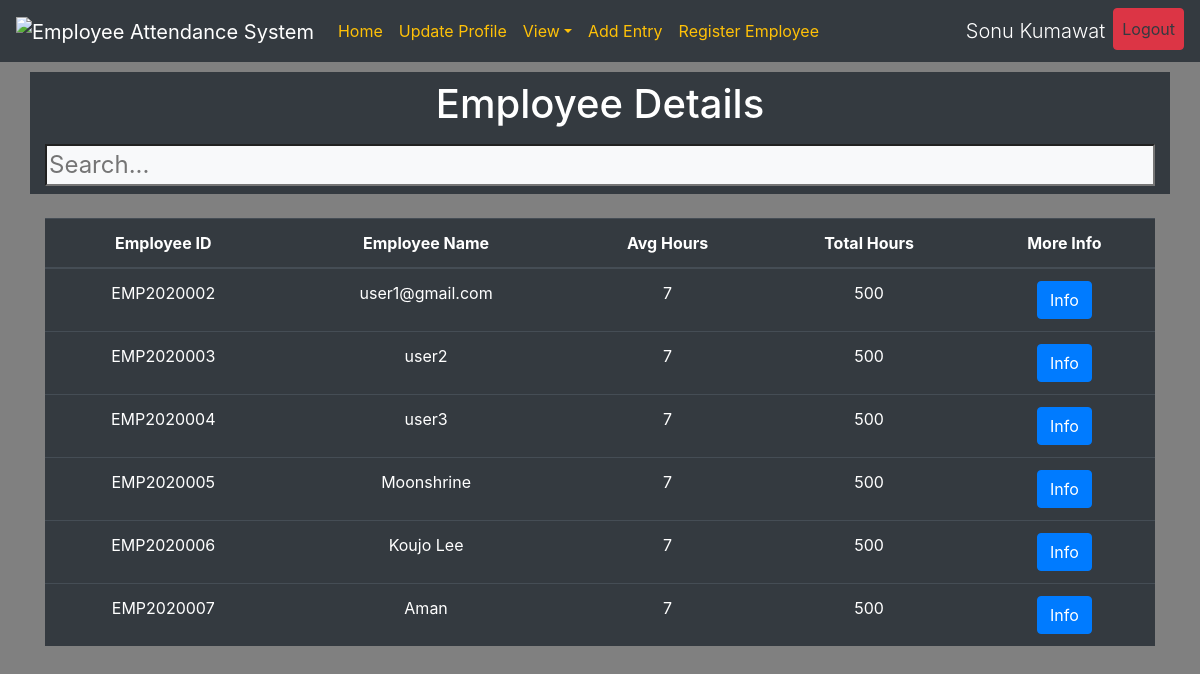
The app's page /adminhome/ (signed in) with its own data.
### MyWebsite/models.py (models this page shows, shortened)
class EmployeeUser(AbstractBaseUser):
	email = models.EmailField(name="email", max_length=60,unique=True)
	employeeid = models.CharField(max_length=30, unique=True)
	password = models.CharField(max_length=150)
	ename = models.CharField(max_length=30, null=False)
	age = models.PositiveIntegerField(null=True)
	mobileno = models.CharField(max_length=10)
	entry = models.TextField(null=True)
	date_joined = models.DateTimeField(name='date joined', auto_now_add=True)
	last_login = models.DateTimeField(name='last login', auto_now=True)
	is_admin = models.BooleanField(default=False)
	is_active = models.BooleanField(default=True)
	is_staff = models.BooleanField(default=False)
	is_superuser = models.BooleanField(default=False)
	USERNAME_FIELD = 'email'
	REQUIRED_FIELDS = ['employeeid']
	objects = MyEmployeeManager()
	def get_absolute_url(self):
		return f"/employee/{self.id}"

### MyWebsite/views.py (the view)
# urls.py: path('adminhome/',admin_home_view, name="adminhome"),
@login_required(login_url='home')
def admin_home_view(request, *args, **kwargs):
	emps = EmployeeUser.objects.all().exclude(is_superuser=True)
	context = {'employees':emps}
	return render(request, "admin_home.html", context)

### Templates/admin_home.html (shortened to what this page needs)
{% extends 'base.html' %}
{% block content %}
<div class="container text-white bg-dark my-4">
	<h1 class="text-center py-2 ">Employee Details</h1>
	<input class="mx-auto mb-2 w-100 bg-light" type="text" name="searchbar" id="searchbar" placeholder="Search..." style="font-size: 24px">
</div>
<div class="container">
	<div class="table-responsive">
		<table class="table table-hover table-dark">
			<thead class="thead-dark">
				<tr class="text-center">
					<th>Employee ID</th>
					<th>Employee Name</th>
					<th>Avg Hours</th>
					<th>Total Hours</th>
					<th>More Info</th>
				</tr>
			</thead>
			<tbody id="mytable">
				{% for emp in employees %}
					<tr>
						<td class="text-center">{{ emp.employeeid }}</td>
						<td class="text-center">{{ emp.ename }}</td>
						<td class="text-center">7</td>
						<td class="text-center">500</td>
						<td class="text-center"><a class="btn btn-primary" href="{{ emp.get_absolute_url }}">Info</a></td>
					</tr>
				{% endfor %}
			</tbody>
		</table>
	</div>
</div>
{% endblock content %}

### Templates/base.html (shortened to what this page needs)
<!DOCTYPE html>
<html lang="en">
<head>
	<link rel="stylesheet" href="https://maxcdn.bootstrapcdn.com/bootstrap/4.4.1/css/bootstrap.min.css">
	<link rel="stylesheet" href="https://cdnjs.cloudflare.com/ajax/libs/font-awesome/4.7.0/css/font-awesome.min.css">
</head>
{% load static %}
<body style="background-color:grey;">
<nav class="navbar navbar-expand-sm fixed-top bg-dark navbar-dark">
	<a class="navbar-brand">
		<img src="" alt="Employee Attendance System" style="width:60px;">
	</a>
	<div class="collapse navbar-collapse" id="collapse_navbar">
		<ul class="navbar-nav">
			<li class="nav-item">
				{% if user.is_superuser %}
					<a class="nav-link text-warning text-center" href="{% url 'adminhome2' %}">Home</a>
				{% elif user.is_authenticated %}
					<a class="nav-link text-warning text-center" href="{{ user.get_absolute_url }}">Home</a>
				{% endif %}
			</li>
			{% if user.is_authenticated %}
				<li class="nav-item">
					<a class="nav-link text-warning text-center" href="#">Update Profile</a>
				</li>
			{% endif %}
			{% if user.is_superuser %}
				<li class="nav-item dropdown">
					<a class="nav-link text-warning text-center dropdown-toggle" href="#"  data-toggle="dropdown" >View</a>
				</li>
				<li class="nav-item">
					<a class="nav-link text-warning text-center" href="{% url 'entry' %}">Add Entry</a>
				</li>
				<li class="nav-item">
					<a class="nav-link text-warning text-center" href="{% url 'register' %}">Register Employee</a>
				</li>
			{% endif %}
		</ul>
		{% if user.is_authenticated %}
		<ul class="navbar-nav ml-auto">
			<li class="nav-item"><a class="lead nav-link text-white text-center">{{ request.user.ename }}</a></li>
			<li class="nav-item">
				<a class="nav-link text-dark btn btn-danger" href="{% url 'logout' %}">Logout</a>
			</li>
		</ul>
		{% endif %}
	</div>
</nav>
<h1>Yes,can see</h1>
{% block content %}{% endblock content %}
</body>
</html>

### records on screen
EmployeeUser: user.ename "Sonu Kumawat"
EmployeeUser: employeeid "EMP2020002", ename "user1@gmail.com"
EmployeeUser: employeeid "EMP2020003", ename "user2"
EmployeeUser: employeeid "EMP2020004", ename "user3"
EmployeeUser: employeeid "EMP2020005", ename "Moonshrine"
EmployeeUser: employeeid "EMP2020006", ename "Koujo Lee"
EmployeeUser: employeeid "EMP2020007", ename "Aman"
